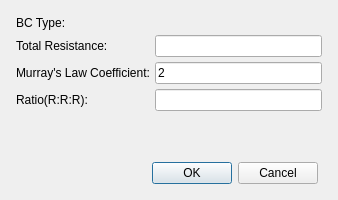
<?xml version="1.0" encoding="UTF-8"?>
<ui version="4.0">
 <class>svSplitBCWidget</class>
 <widget class="QWidget" name="svSplitBCWidget">
  <property name="geometry">
   <rect>
    <x>0</x>
    <y>0</y>
    <width>338</width>
    <height>200</height>
   </rect>
  </property>
  <property name="contextMenuPolicy">
   <enum>Qt::CustomContextMenu</enum>
  </property>
  <property name="windowTitle">
   <string>Set Inlet/Outlet BCs</string>
  </property>
  <layout class="QVBoxLayout" name="verticalLayout">
   <property name="spacing">
    <number>5</number>
   </property>
   <item>
    <widget class="QWidget" name="widget_5" native="true">
     <layout class="QGridLayout" name="gridLayout_2">
      <property name="leftMargin">
       <number>5</number>
      </property>
      <property name="topMargin">
       <number>5</number>
      </property>
      <property name="rightMargin">
       <number>5</number>
      </property>
      <property name="bottomMargin">
       <number>5</number>
      </property>
      <property name="spacing">
       <number>5</number>
      </property>
      <item row="0" column="1">
       <widget class="QLabel" name="labelBCType">
        <property name="text">
         <string/>
        </property>
       </widget>
      </item>
      <item row="2" column="0">
       <widget class="QLabel" name="labelMurray">
        <property name="text">
         <string>Murray's Law Coefficient:</string>
        </property>
       </widget>
      </item>
      <item row="1" column="0">
       <widget class="QLabel" name="labelTarget">
        <property name="text">
         <string>Total Resistance:</string>
        </property>
       </widget>
      </item>
      <item row="0" column="0">
       <widget class="QLabel" name="label_8">
        <property name="sizePolicy">
         <sizepolicy hsizetype="Fixed" vsizetype="Preferred">
          <horstretch>0</horstretch>
          <verstretch>0</verstretch>
         </sizepolicy>
        </property>
        <property name="text">
         <string>BC Type:</string>
        </property>
       </widget>
      </item>
      <item row="3" column="0">
       <widget class="QLabel" name="labelRatio">
        <property name="text">
         <string>Ratio(R:R:R):</string>
        </property>
       </widget>
      </item>
      <item row="1" column="1">
       <widget class="QLineEdit" name="lineEditTotalValue"/>
      </item>
      <item row="2" column="1">
       <widget class="QLineEdit" name="lineEditMurrayCoefficient">
        <property name="text">
         <string>2</string>
        </property>
       </widget>
      </item>
      <item row="3" column="1">
       <widget class="QLineEdit" name="lineEditRatio"/>
      </item>
     </layout>
    </widget>
   </item>
   <item>
    <spacer name="verticalSpacer">
     <property name="orientation">
      <enum>Qt::Vertical</enum>
     </property>
     <property name="sizeHint" stdset="0">
      <size>
       <width>20</width>
       <height>40</height>
      </size>
     </property>
    </spacer>
   </item>
   <item>
    <widget class="QWidget" name="widget_2" native="true">
     <layout class="QGridLayout" name="gridLayout">
      <property name="leftMargin">
       <number>5</number>
      </property>
      <property name="topMargin">
       <number>5</number>
      </property>
      <property name="bottomMargin">
       <number>5</number>
      </property>
      <property name="spacing">
       <number>5</number>
      </property>
      <item row="0" column="0">
       <widget class="QDialogButtonBox" name="buttonBox">
        <property name="standardButtons">
         <set>QDialogButtonBox::Cancel|QDialogButtonBox::Ok</set>
        </property>
       </widget>
      </item>
     </layout>
    </widget>
   </item>
  </layout>
 </widget>
 <resources/>
 <connections/>
</ui>
